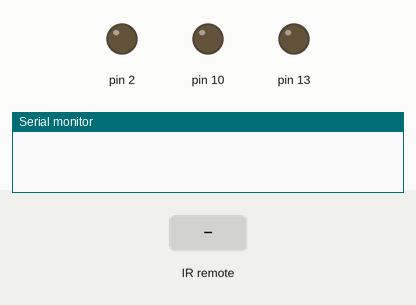
Recording of a sketch running on a simulated Arduino Uno, built with avr-gcc and run on an emulated ATmega328P. Parts: output pins drawn as LEDs (lit = HIGH), the last lines printed to the serial monitor. Inputs (shaded band) come from the test bench.

Above: at 1.2 s.
1.3 s: infrared code 0x2FD7887 received
At 2.1 s:
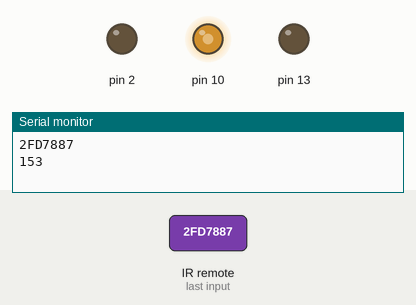
2.8 s: infrared code 0x2FD58A7 received
At 3.2 s:
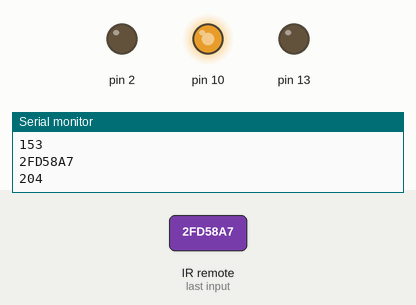
4.3 s: infrared code 0x2FD7887 received
At 5.6 s:
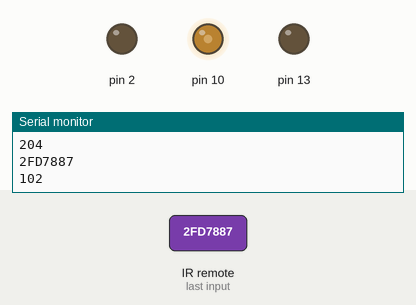
Timing chart, 0 to 7.3 s (numbered marks = the images above; inputs shaded):
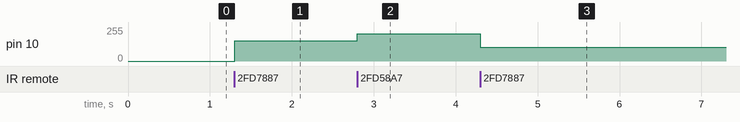

The sketch:

IRrecvDemo.ino.ino
```cpp
// (licence header left out)
#include <IRremote.h>

int RECV_PIN = 11;

IRrecv irrecv(RECV_PIN);

decode_results results;
int c=0;
int d=0;
int led=13;
int led1=2;
int steps=204;
 int steps1;
int bright;
void setup()
{
  Serial.begin(9600);
  irrecv.enableIRIn();
  pinMode(13,OUTPUT);
  pinMode(2,OUTPUT);
  // Start the receiver
}

void loop() {
  if (irrecv.decode(&results)) {
  // Serial.println(results.value, HEX);
   if(results.value==0x2FD7887)//decremental button
   {

      Serial.println(results.value, HEX);
      steps=steps-51;
      analogWrite(10,steps);
     Serial.println(steps);
     if(steps==0)
     {

      digitalWrite(10,LOW);
     }
    }
   if(results.value==0x2FD58A7)//incremental button
   {

      Serial.println(results.value, HEX);
      steps1=steps+51;
      analogWrite(10,steps1);
     Serial.println(steps1);
    }

    irrecv.resume(); // Receive the next value
  }
}
```

Measured:
- after the input at 1.3 s, pin 10: 0/255 → 153/255 at once
- after the input at 2.8 s, pin 10: 153/255 → 204/255 at once
- after the input at 4.3 s, pin 10: 204/255 → 102/255 at once
